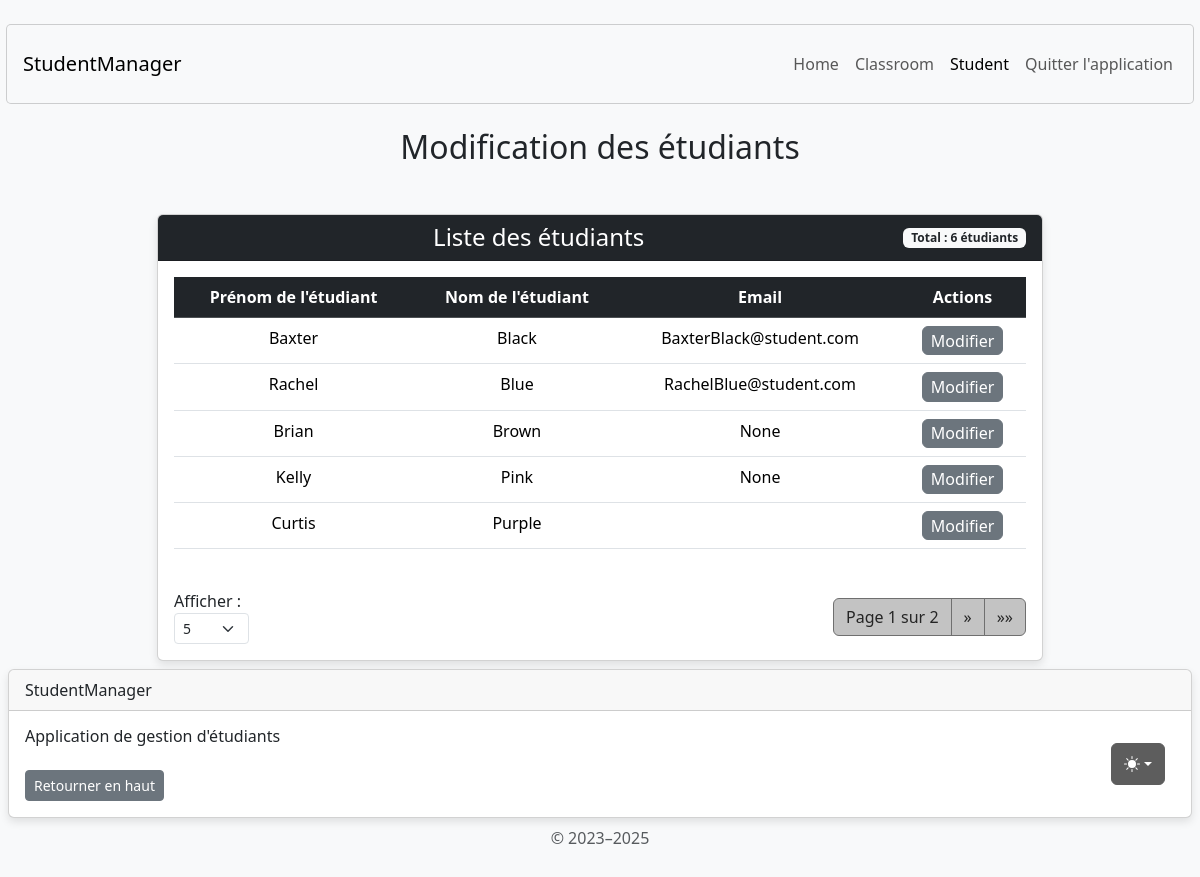
Page /student/update/ on the committed database.
### student/models.py (models this page shows, shortened)
class Student(AbstractUser):
    username = None
    email = models.EmailField('email address', unique=True, null=True, blank=True)
    USERNAME_FIELD = 'email'
    REQUIRED_FIELDS = []
    classroom = models.ForeignKey(
        Classroom,
        on_delete=models.SET_NULL,
        null=True,
        blank=True,
        related_name="students"
    )
    lessons = models.ManyToManyField(Lesson, through='StudentLesson', blank=True)
    groups = models.ManyToManyField(
        'auth.Group',
        blank=True,
        related_name='student_set',
        help_text='The groups this user belongs to.',
        verbose_name='groups'
    )
    user_permissions = models.ManyToManyField(
        'auth.Permission',
        blank=True,
        related_name='student_set_permissions',
        help_text='Specific permissions for this user.',
        verbose_name='user permissions'
    )

### student/views.py (the view, shortened to what this page needs)
# urls.py: path('student/update/', update_student_info_view, name='update_student_info'),
def update_student_info_view(request, student_id=None):
    per_page_options = [5, 10, 50, 100]
    classrooms = Classroom.objects.all()
    try:
        items_per_page = int(request.GET.get('items_per_page', 5))
        items_per_page = items_per_page if items_per_page in per_page_options else 5
    except (ValueError, TypeError):
        items_per_page = 10
    students = Student.objects.all().order_by('last_name', 'first_name')
    paginator = Paginator(students, items_per_page)
    page_number = request.GET.get('page')
    page_obj = paginator.get_page(page_number)
    context = {
        'page_obj': page_obj,
        'has_students': students.exists(),
        'items_per_page': items_per_page,
        'per_page_options': per_page_options,
        'classrooms': classrooms,
    }
    return render(request, 'student/update_student_info.html', context)

### student/templates/student/update_student_info.html (shortened to what this page needs)
{% extends 'home/base.html' %}
{% load static %}
{% block content %}
<body class="d-flex align-items-center py-4 bg-body-tertiary">
    <main class="container text-center">
        <h2 class="mb-4 mt-4">Modification des étudiants</h2>
        <div class="container mt-5">
            <div class="row justify-content-center">
                <div class="col-md-10">
                    <div class="card">
                        <div class="card-header bg-dark text-white d-flex justify-content-between align-items-center">
                            <h4 class="mb-0 flex-grow-1 text-center">Liste des étudiants</h4>
                            <span class="badge bg-light text-dark">
                                Total : {{ page_obj.paginator.count }} étudiants
                            </span>
                        </div>
                        <div class="card-body">
                            {% if has_students %}
                            <div class="table-responsive">
                                <table class="table table-hover">
                                    <thead class="table-dark">
                                        <tr>
                                            <th scope="col">Prénom de l'étudiant</th>
                                            <th scope="col">Nom de l'étudiant</th>
                                            <th scope="col">Email</th>
                                            <th scope="col">Actions</th>
                                        </tr>
                                    </thead>
                                    <tbody>
                                        {% for student in page_obj %}
                                        <tr>
                                            <td>{{ student.first_name }}</td>
                                            <td>{{ student.last_name }}</td>
                                            <td>{{ student.email }}</td>
                                            <td>
                                                <button type="button" class="btn btn-secondary btn-custom-hover btn-custom-padding"
                                                    data-bs-toggle="modal"
                                                    data-bs-target="#editModal{{ student.id }}">
                                                    Modifier
                                                </button>
                                            </td>
                                        </tr>
                                        {% endfor %}
                                    </tbody>
                                </table>
                            </div>
                            <div class="pagination-container mt-4 d-flex justify-content-between align-items-center">
                                <div>
                                    <form method="GET" class="form-inline">
                                        <label for="items_per_page" class="me-2">Afficher :</label>
                                        <select name="items_per_page" id="items_per_page" class="form-select form-select-sm" onchange="this.form.submit()">
                                            {% for option in per_page_options %}
                                            <option value="{{ option }}" {% if items_per_page == option %}selected{% endif %}>{{ option }}</option>
                                            {% endfor %}
                                        </select>
                                    </form>
                                </div>
                                <nav>
                                    <ul class="pagination mb-0">
                                        <li class="page-item disabled">
                                            <span class="page-link">
                                                Page {{ page_obj.number }} sur {{ page_obj.paginator.num_pages }}
                                            </span>
                                        </li>
                                        {% if page_obj.has_next %}
                                        <li class="page-item">
                                            <a class="page-link" href="?page={{ page_obj.next_page_number }}&items_per_page={{ items_per_page }}" aria-label="Next">
                                                <span aria-hidden="true">&raquo;</span>
                                            </a>
                                        </li>
                                        <li class="page-item">
                                            <a class="page-link" href="?page={{ page_obj.paginator.num_pages }}&items_per_page={{ items_per_page }}" aria-label="Last">
                                                <span aria-hidden="true">&raquo;&raquo;</span>
                                            </a>
                                        </li>
                                        {% endif %}
                                    </ul>
                                </nav>
                            </div>
                            {% else %}
                            <div class="alert alert-info" role="alert">
                                Il n'y a pas d'étudiants à afficher.
                            </div>
                            {% endif %}
                        </div>
                    </div>
                </div>
            </div>
        </div>
    </main>
</body>
{% endblock content %}

### home/templates/home/base.html (style rules this page uses)
body { display: flex; flex-direction: column; min-height: 100vh; }
main { flex: 1; }

### student/templates/student/update_student_info.html (style rules this page uses)
.btn-custom-padding { padding: 0.1rem 0.5rem; }
.card { box-shadow: 0 4px 8px rgba(0, 0, 0, 0.1); }
.pagination .page-item .page-link { color: #252525; background-color: #c3c3c3; border-color: #6f6f6f; transition: all 0.3s ease; outline: none !important; box-shadow: none !important; }
.pagination .page-item.disabled .page-link { background-color: #c3c3c3; border-color: #6f6f6f; color: #252525; }
.pagination-container { display: flex; justify-content: space-between; align-items: center; flex-wrap: wrap; }

### rows in the picture
Student: first_name "Baxter", last_name "Black", email "BaxterBlack@student.com"
Student: first_name "Rachel", last_name "Blue", email "RachelBlue@student.com"
Student: first_name "Brian", last_name "Brown", email "None"
Student: first_name "Kelly", last_name "Pink", email "None"
Student: first_name "Curtis", last_name "Purple"

### other values in the picture
{{ page_obj.paginator.count }} "6"
{{ page_obj.number }} "1"
{{ page_obj.paginator.num_pages }} "2"
form field items_per_page "5"
